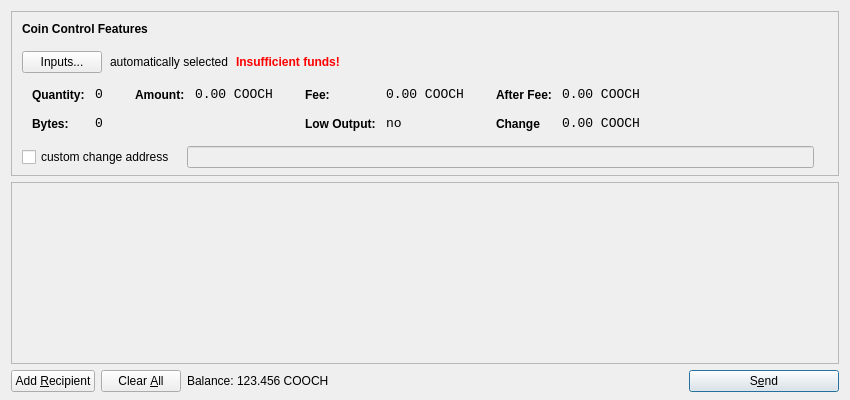
<?xml version="1.0" encoding="UTF-8"?>
<ui version="4.0">
 <class>SendCoinsDialog</class>
 <widget class="QDialog" name="SendCoinsDialog">
  <property name="geometry">
   <rect>
    <x>0</x>
    <y>0</y>
    <width>850</width>
    <height>400</height>
   </rect>
  </property>
  <property name="windowTitle">
   <string>Send Coins</string>
  </property>
  <layout class="QVBoxLayout" name="verticalLayout" stretch="0,1,0">
   <property name="bottomMargin">
    <number>8</number>
   </property>
   <item>
    <widget class="QFrame" name="frameCoinControl">
     <property name="sizePolicy">
      <sizepolicy hsizetype="Expanding" vsizetype="Expanding">
       <horstretch>0</horstretch>
       <verstretch>0</verstretch>
      </sizepolicy>
     </property>
     <property name="maximumSize">
      <size>
       <width>16777215</width>
       <height>16777215</height>
      </size>
     </property>
     <property name="frameShape">
      <enum>QFrame::StyledPanel</enum>
     </property>
     <property name="frameShadow">
      <enum>QFrame::Sunken</enum>
     </property>
     <layout class="QVBoxLayout" name="verticalLayoutCoinControl2">
      <property name="spacing">
       <number>6</number>
      </property>
      <property name="leftMargin">
       <number>0</number>
      </property>
      <property name="topMargin">
       <number>0</number>
      </property>
      <property name="rightMargin">
       <number>0</number>
      </property>
      <property name="bottomMargin">
       <number>6</number>
      </property>
      <item>
       <layout class="QVBoxLayout" name="verticalLayoutCoinControl" stretch="0,0,0,0,1">
        <property name="spacing">
         <number>0</number>
        </property>
        <property name="leftMargin">
         <number>10</number>
        </property>
        <property name="topMargin">
         <number>10</number>
        </property>
        <item>
         <layout class="QHBoxLayout" name="horizontalLayoutCoinControl1">
          <property name="bottomMargin">
           <number>15</number>
          </property>
          <item>
           <widget class="QLabel" name="labelCoinControlFeatures">
            <property name="sizePolicy">
             <sizepolicy hsizetype="Preferred" vsizetype="Maximum">
              <horstretch>0</horstretch>
              <verstretch>0</verstretch>
             </sizepolicy>
            </property>
            <property name="font">
             <font>
              <weight>75</weight>
              <bold>true</bold>
             </font>
            </property>
            <property name="styleSheet">
             <string notr="true">font-weight:bold;</string>
            </property>
            <property name="text">
             <string>Coin Control Features</string>
            </property>
           </widget>
          </item>
         </layout>
        </item>
        <item>
         <layout class="QHBoxLayout" name="horizontalLayoutCoinControl2" stretch="0,0,0,0">
          <property name="spacing">
           <number>8</number>
          </property>
          <property name="bottomMargin">
           <number>10</number>
          </property>
          <item>
           <widget class="QPushButton" name="pushButtonCoinControl">
            <property name="styleSheet">
             <string notr="true"/>
            </property>
            <property name="text">
             <string>Inputs...</string>
            </property>
           </widget>
          </item>
          <item>
           <widget class="QLabel" name="labelCoinControlAutomaticallySelected">
            <property name="text">
             <string>automatically selected</string>
            </property>
            <property name="margin">
             <number>5</number>
            </property>
           </widget>
          </item>
          <item>
           <widget class="QLabel" name="labelCoinControlInsuffFunds">
            <property name="font">
             <font>
              <weight>75</weight>
              <bold>true</bold>
             </font>
            </property>
            <property name="styleSheet">
             <string notr="true">color:red;font-weight:bold;</string>
            </property>
            <property name="text">
             <string>Insufficient funds!</string>
            </property>
            <property name="margin">
             <number>5</number>
            </property>
           </widget>
          </item>
          <item>
           <spacer name="horizontalSpacerCoinControl">
            <property name="orientation">
             <enum>Qt::Horizontal</enum>
            </property>
            <property name="sizeHint" stdset="0">
             <size>
              <width>40</width>
              <height>1</height>
             </size>
            </property>
           </spacer>
          </item>
         </layout>
        </item>
        <item>
         <widget class="QWidget" name="widgetCoinControl" native="true">
          <property name="sizePolicy">
           <sizepolicy hsizetype="Preferred" vsizetype="Preferred">
            <horstretch>0</horstretch>
            <verstretch>0</verstretch>
           </sizepolicy>
          </property>
          <property name="minimumSize">
           <size>
            <width>0</width>
            <height>0</height>
           </size>
          </property>
          <property name="styleSheet">
           <string notr="true"/>
          </property>
          <layout class="QHBoxLayout" name="horizontalLayoutCoinControl5">
           <property name="leftMargin">
            <number>0</number>
           </property>
           <property name="topMargin">
            <number>0</number>
           </property>
           <property name="rightMargin">
            <number>0</number>
           </property>
           <property name="bottomMargin">
            <number>0</number>
           </property>
           <item>
            <layout class="QHBoxLayout" name="horizontalLayoutCoinControl3" stretch="0,0,0,1">
             <property name="spacing">
              <number>20</number>
             </property>
             <property name="topMargin">
              <number>0</number>
             </property>
             <property name="bottomMargin">
              <number>10</number>
             </property>
             <item>
              <layout class="QFormLayout" name="formLayoutCoinControl1">
               <property name="horizontalSpacing">
                <number>10</number>
               </property>
               <property name="verticalSpacing">
                <number>14</number>
               </property>
               <property name="leftMargin">
                <number>10</number>
               </property>
               <property name="topMargin">
                <number>4</number>
               </property>
               <property name="rightMargin">
                <number>6</number>
               </property>
               <item row="0" column="0">
                <widget class="QLabel" name="labelCoinControlQuantityText">
                 <property name="styleSheet">
                  <string notr="true">font-weight:bold;</string>
                 </property>
                 <property name="text">
                  <string>Quantity:</string>
                 </property>
                 <property name="margin">
                  <number>0</number>
                 </property>
                </widget>
               </item>
               <item row="0" column="1">
                <widget class="QLabel" name="labelCoinControlQuantity">
                 <property name="font">
                  <font>
                   <family>Monospace</family>
                   <pointsize>10</pointsize>
                  </font>
                 </property>
                 <property name="cursor">
                  <cursorShape>IBeamCursor</cursorShape>
                 </property>
                 <property name="contextMenuPolicy">
                  <enum>Qt::ActionsContextMenu</enum>
                 </property>
                 <property name="text">
                  <string>0</string>
                 </property>
                 <property name="margin">
                  <number>0</number>
                 </property>
                 <property name="textInteractionFlags">
                  <set>Qt::LinksAccessibleByMouse|Qt::TextSelectableByKeyboard|Qt::TextSelectableByMouse</set>
                 </property>
                </widget>
               </item>
               <item row="1" column="0">
                <widget class="QLabel" name="labelCoinControlBytesText">
                 <property name="styleSheet">
                  <string notr="true">font-weight:bold;</string>
                 </property>
                 <property name="text">
                  <string>Bytes:</string>
                 </property>
                </widget>
               </item>
               <item row="1" column="1">
                <widget class="QLabel" name="labelCoinControlBytes">
                 <property name="font">
                  <font>
                   <family>Monospace</family>
                   <pointsize>10</pointsize>
                  </font>
                 </property>
                 <property name="cursor">
                  <cursorShape>IBeamCursor</cursorShape>
                 </property>
                 <property name="contextMenuPolicy">
                  <enum>Qt::ActionsContextMenu</enum>
                 </property>
                 <property name="text">
                  <string>0</string>
                 </property>
                 <property name="textInteractionFlags">
                  <set>Qt::LinksAccessibleByMouse|Qt::TextSelectableByKeyboard|Qt::TextSelectableByMouse</set>
                 </property>
                </widget>
               </item>
              </layout>
             </item>
             <item>
              <layout class="QFormLayout" name="formLayoutCoinControl2">
               <property name="horizontalSpacing">
                <number>10</number>
               </property>
               <property name="verticalSpacing">
                <number>14</number>
               </property>
               <property name="leftMargin">
                <number>6</number>
               </property>
               <property name="topMargin">
                <number>4</number>
               </property>
               <property name="rightMargin">
                <number>6</number>
               </property>
               <item row="0" column="0">
                <widget class="QLabel" name="labelCoinControlAmountText">
                 <property name="styleSheet">
                  <string notr="true">font-weight:bold;</string>
                 </property>
                 <property name="text">
                  <string>Amount:</string>
                 </property>
                 <property name="margin">
                  <number>0</number>
                 </property>
                </widget>
               </item>
               <item row="0" column="1">
                <widget class="QLabel" name="labelCoinControlAmount">
                 <property name="font">
                  <font>
                   <family>Monospace</family>
                   <pointsize>10</pointsize>
                  </font>
                 </property>
                 <property name="cursor">
                  <cursorShape>IBeamCursor</cursorShape>
                 </property>
                 <property name="contextMenuPolicy">
                  <enum>Qt::ActionsContextMenu</enum>
                 </property>
                 <property name="text">
                  <string notr="true">0.00 COOCH</string>
                 </property>
                 <property name="textInteractionFlags">
                  <set>Qt::LinksAccessibleByMouse|Qt::TextSelectableByKeyboard|Qt::TextSelectableByMouse</set>
                 </property>
                </widget>
               </item>
              </layout>
             </item>
             <item>
              <layout class="QFormLayout" name="formLayoutCoinControl3">
               <property name="horizontalSpacing">
                <number>10</number>
               </property>
               <property name="verticalSpacing">
                <number>14</number>
               </property>
               <property name="leftMargin">
                <number>6</number>
               </property>
               <property name="topMargin">
                <number>4</number>
               </property>
               <property name="rightMargin">
                <number>6</number>
               </property>
               <item row="0" column="0">
                <widget class="QLabel" name="labelCoinControlFeeText">
                 <property name="styleSheet">
                  <string notr="true">font-weight:bold;</string>
                 </property>
                 <property name="text">
                  <string>Fee:</string>
                 </property>
                 <property name="margin">
                  <number>0</number>
                 </property>
                </widget>
               </item>
               <item row="0" column="1">
                <widget class="QLabel" name="labelCoinControlFee">
                 <property name="font">
                  <font>
                   <family>Monospace</family>
                   <pointsize>10</pointsize>
                  </font>
                 </property>
                 <property name="cursor">
                  <cursorShape>IBeamCursor</cursorShape>
                 </property>
                 <property name="contextMenuPolicy">
                  <enum>Qt::ActionsContextMenu</enum>
                 </property>
                 <property name="text">
                  <string notr="true">0.00 COOCH</string>
                 </property>
                 <property name="textInteractionFlags">
                  <set>Qt::LinksAccessibleByMouse|Qt::TextSelectableByKeyboard|Qt::TextSelectableByMouse</set>
                 </property>
                </widget>
               </item>
               <item row="1" column="0">
                <widget class="QLabel" name="labelCoinControlLowOutputText">
                 <property name="styleSheet">
                  <string notr="true">font-weight:bold;</string>
                 </property>
                 <property name="text">
                  <string>Low Output:</string>
                 </property>
                </widget>
               </item>
               <item row="1" column="1">
                <widget class="QLabel" name="labelCoinControlLowOutput">
                 <property name="font">
                  <font>
                   <family>Monospace</family>
                   <pointsize>10</pointsize>
                  </font>
                 </property>
                 <property name="cursor">
                  <cursorShape>IBeamCursor</cursorShape>
                 </property>
                 <property name="contextMenuPolicy">
                  <enum>Qt::ActionsContextMenu</enum>
                 </property>
                 <property name="text">
                  <string>no</string>
                 </property>
                 <property name="textInteractionFlags">
                  <set>Qt::LinksAccessibleByMouse|Qt::TextSelectableByKeyboard|Qt::TextSelectableByMouse</set>
                 </property>
                </widget>
               </item>
              </layout>
             </item>
             <item>
              <layout class="QFormLayout" name="formLayoutCoinControl4">
               <property name="horizontalSpacing">
                <number>10</number>
               </property>
               <property name="verticalSpacing">
                <number>14</number>
               </property>
               <property name="leftMargin">
                <number>6</number>
               </property>
               <property name="topMargin">
                <number>4</number>
               </property>
               <property name="rightMargin">
                <number>6</number>
               </property>
               <item row="0" column="0">
                <widget class="QLabel" name="labelCoinControlAfterFeeText">
                 <property name="styleSheet">
                  <string notr="true">font-weight:bold;</string>
                 </property>
                 <property name="text">
                  <string>After Fee:</string>
                 </property>
                 <property name="margin">
                  <number>0</number>
                 </property>
                </widget>
               </item>
               <item row="0" column="1">
                <widget class="QLabel" name="labelCoinControlAfterFee">
                 <property name="font">
                  <font>
                   <family>Monospace</family>
                   <pointsize>10</pointsize>
                  </font>
                 </property>
                 <property name="cursor">
                  <cursorShape>IBeamCursor</cursorShape>
                 </property>
                 <property name="contextMenuPolicy">
                  <enum>Qt::ActionsContextMenu</enum>
                 </property>
                 <property name="text">
                  <string notr="true">0.00 COOCH</string>
                 </property>
                 <property name="textInteractionFlags">
                  <set>Qt::LinksAccessibleByMouse|Qt::TextSelectableByKeyboard|Qt::TextSelectableByMouse</set>
                 </property>
                </widget>
               </item>
               <item row="1" column="0">
                <widget class="QLabel" name="labelCoinControlChangeText">
                 <property name="styleSheet">
                  <string notr="true">font-weight:bold;</string>
                 </property>
                 <property name="text">
                  <string>Change</string>
                 </property>
                </widget>
               </item>
               <item row="1" column="1">
                <widget class="QLabel" name="labelCoinControlChange">
                 <property name="font">
                  <font>
                   <family>Monospace</family>
                   <pointsize>10</pointsize>
                  </font>
                 </property>
                 <property name="cursor">
                  <cursorShape>IBeamCursor</cursorShape>
                 </property>
                 <property name="contextMenuPolicy">
                  <enum>Qt::ActionsContextMenu</enum>
                 </property>
                 <property name="text">
                  <string notr="true">0.00 COOCH</string>
                 </property>
                 <property name="textInteractionFlags">
                  <set>Qt::LinksAccessibleByMouse|Qt::TextSelectableByKeyboard|Qt::TextSelectableByMouse</set>
                 </property>
                </widget>
               </item>
              </layout>
             </item>
            </layout>
           </item>
          </layout>
         </widget>
        </item>
        <item>
         <layout class="QHBoxLayout" name="horizontalLayoutCoinControl4" stretch="0,0,0">
          <property name="spacing">
           <number>12</number>
          </property>
          <property name="sizeConstraint">
           <enum>QLayout::SetDefaultConstraint</enum>
          </property>
          <property name="topMargin">
           <number>5</number>
          </property>
          <property name="rightMargin">
           <number>5</number>
          </property>
          <item>
           <widget class="QCheckBox" name="checkBoxCoinControlChange">
            <property name="text">
             <string>custom change address</string>
            </property>
           </widget>
          </item>
          <item>
           <widget class="QLineEdit" name="lineEditCoinControlChange">
            <property name="enabled">
             <bool>false</bool>
            </property>
            <property name="sizePolicy">
             <sizepolicy hsizetype="Expanding" vsizetype="Fixed">
              <horstretch>0</horstretch>
              <verstretch>0</verstretch>
             </sizepolicy>
            </property>
           </widget>
          </item>
          <item>
           <widget class="QLabel" name="labelCoinControlChangeLabel">
            <property name="sizePolicy">
             <sizepolicy hsizetype="Preferred" vsizetype="Expanding">
              <horstretch>0</horstretch>
              <verstretch>0</verstretch>
             </sizepolicy>
            </property>
            <property name="minimumSize">
             <size>
              <width>0</width>
              <height>0</height>
             </size>
            </property>
            <property name="text">
             <string/>
            </property>
            <property name="margin">
             <number>3</number>
            </property>
           </widget>
          </item>
         </layout>
        </item>
        <item>
         <spacer name="verticalSpacerCoinControl">
          <property name="orientation">
           <enum>Qt::Vertical</enum>
          </property>
          <property name="sizeHint" stdset="0">
           <size>
            <width>800</width>
            <height>1</height>
           </size>
          </property>
         </spacer>
        </item>
       </layout>
      </item>
     </layout>
    </widget>
   </item>
   <item>
    <widget class="QScrollArea" name="scrollArea">
     <property name="widgetResizable">
      <bool>true</bool>
     </property>
     <widget class="QWidget" name="scrollAreaWidgetContents">
      <property name="geometry">
       <rect>
        <x>0</x>
        <y>0</y>
        <width>830</width>
        <height>172</height>
       </rect>
      </property>
      <layout class="QVBoxLayout" name="verticalLayout_2">
       <property name="leftMargin">
        <number>0</number>
       </property>
       <property name="topMargin">
        <number>0</number>
       </property>
       <property name="rightMargin">
        <number>0</number>
       </property>
       <property name="bottomMargin">
        <number>0</number>
       </property>
       <item>
        <layout class="QVBoxLayout" name="entries">
         <property name="spacing">
          <number>6</number>
         </property>
        </layout>
       </item>
       <item>
        <spacer name="verticalSpacer">
         <property name="orientation">
          <enum>Qt::Vertical</enum>
         </property>
         <property name="sizeHint" stdset="0">
          <size>
           <width>20</width>
           <height>40</height>
          </size>
         </property>
        </spacer>
       </item>
      </layout>
     </widget>
    </widget>
   </item>
   <item>
    <layout class="QHBoxLayout" name="horizontalLayout">
     <item>
      <widget class="QPushButton" name="addButton">
       <property name="toolTip">
        <string>Send to multiple recipients at once</string>
       </property>
       <property name="text">
        <string>Add &amp;Recipient</string>
       </property>
       <property name="autoDefault">
        <bool>false</bool>
       </property>
      </widget>
     </item>
     <item>
      <widget class="QPushButton" name="clearButton">
       <property name="sizePolicy">
        <sizepolicy hsizetype="Minimum" vsizetype="Fixed">
         <horstretch>0</horstretch>
         <verstretch>0</verstretch>
        </sizepolicy>
       </property>
       <property name="toolTip">
        <string>Remove all transaction fields</string>
       </property>
       <property name="text">
        <string>Clear &amp;All</string>
       </property>
       <property name="autoRepeatDelay">
        <number>300</number>
       </property>
       <property name="autoDefault">
        <bool>false</bool>
       </property>
      </widget>
     </item>
     <item>
      <layout class="QHBoxLayout" name="horizontalLayout_2">
       <property name="spacing">
        <number>3</number>
       </property>
       <item>
        <widget class="QLabel" name="label">
         <property name="sizePolicy">
          <sizepolicy hsizetype="Preferred" vsizetype="Fixed">
           <horstretch>0</horstretch>
           <verstretch>0</verstretch>
          </sizepolicy>
         </property>
         <property name="text">
          <string>Balance:</string>
         </property>
        </widget>
       </item>
       <item>
        <widget class="QLabel" name="labelBalance">
         <property name="sizePolicy">
          <sizepolicy hsizetype="Preferred" vsizetype="Fixed">
           <horstretch>0</horstretch>
           <verstretch>0</verstretch>
          </sizepolicy>
         </property>
         <property name="cursor">
          <cursorShape>IBeamCursor</cursorShape>
         </property>
         <property name="text">
          <string notr="true">123.456 COOCH</string>
         </property>
         <property name="textInteractionFlags">
          <set>Qt::LinksAccessibleByMouse|Qt::TextSelectableByKeyboard|Qt::TextSelectableByMouse</set>
         </property>
        </widget>
       </item>
      </layout>
     </item>
     <item>
      <spacer name="horizontalSpacer">
       <property name="orientation">
        <enum>Qt::Horizontal</enum>
       </property>
       <property name="sizeHint" stdset="0">
        <size>
         <width>40</width>
         <height>20</height>
        </size>
       </property>
      </spacer>
     </item>
     <item>
      <widget class="QPushButton" name="sendButton">
       <property name="minimumSize">
        <size>
         <width>150</width>
         <height>0</height>
        </size>
       </property>
       <property name="toolTip">
        <string>Confirm the send action</string>
       </property>
       <property name="text">
        <string>S&amp;end</string>
       </property>
       <property name="icon">
        <iconset resource="../bitcoin.qrc">
         <normaloff>:/icons/send</normaloff>:/icons/send</iconset>
       </property>
       <property name="default">
        <bool>true</bool>
       </property>
      </widget>
     </item>
    </layout>
   </item>
  </layout>
 </widget>
 <resources>
  <include location="../bitcoin.qrc"/>
 </resources>
 <connections/>
</ui>
